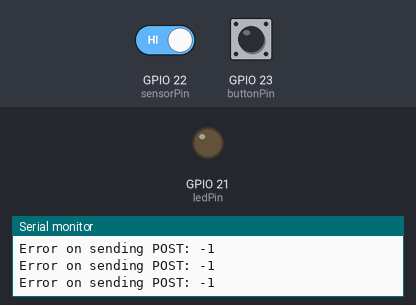
A sketch run on a simulated ESP32. Parts: output pins drawn as LEDs (lit = HIGH), the last lines printed to the serial monitor. Inputs (shaded band) come from the test bench; at power-on: GPIO 22 (sensorPin) HIGH, GPIO 23 (buttonPin) LOW. WiFi joins after 1.5 s; servers stay silent unless stated.

Above: at 7.2 s.
7.3 s: GPIO 22 (sensorPin) driven LOW
At 8.3 s:
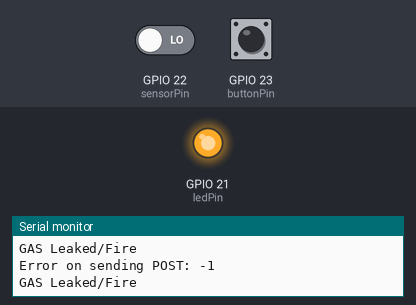
10.3 s: GPIO 22 (sensorPin) driven HIGH
At 11.7 s:
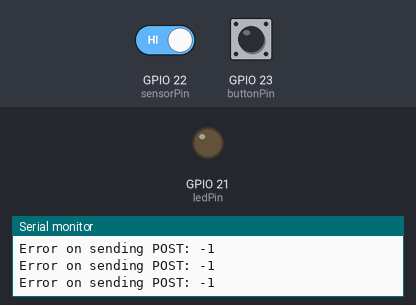
12.1 s: GPIO 23 (buttonPin) pulled HIGH for 3.2 s
At 13.6 s:
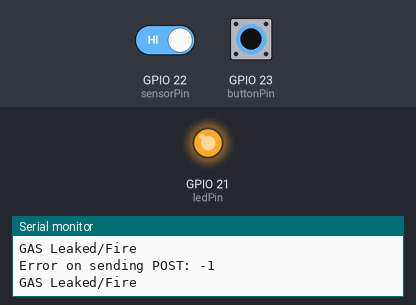
Timing chart, 0 to 17.2 s (numbered marks = the images above; inputs shaded):
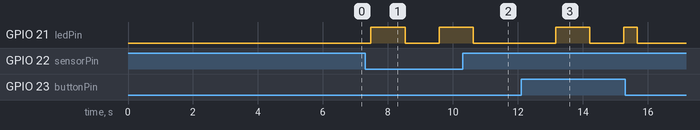

The sketch:

sensor_client.ino
```cpp
#include <WiFi.h>
#include <HTTPClient.h>

String server_ip = "http://192.168.0.100";

const char* ssid = "";
const char* password =  "";

int buttonPin     = 23;
int sensorPin     = 22;
int ledPin        = 21;

int ledState      = LOW;
long interval     = 900;                 // interval at which to blink (milliseconds)

unsigned long previousMillis = 0;        // will store last time LED was updated


void send_req(String stat){
  if(WiFi.status()== WL_CONNECTED){   //Check WiFi connection status

   HTTPClient http;

   http.begin(server_ip + "/light/1/" + stat);  //Specify destination for HTTP request

   int httpResponseCode = http.GET();   //Send the actual GET request

   if(httpResponseCode>0){
    String response = http.getString();                       //Get the response to the request

    Serial.println(httpResponseCode);   //Print return code
    Serial.println(response);           //Print request answer

   }
   else{
    Serial.print("Error on sending POST: ");
    Serial.println(httpResponseCode);
   }
   http.end();  //Free resources
   }
   else{
    Serial.println("Error in WiFi connection");
    }
}

void blink() {
  unsigned long currentMillis = millis();

  if (currentMillis - previousMillis >= interval) {
    // save the last time you blinked the LED
    previousMillis = currentMillis;

    // if the LED is off turn it on and vice-versa:
    if (ledState == LOW) {
      ledState = HIGH;
    } else {
      ledState = LOW;
    }

    Serial.println(ledState);
    // set the LED with the ledState of the variable:
    digitalWrite(ledPin, ledState);
    }
}

void setup() {
  pinMode(ledPin, OUTPUT);
  Serial.begin(115200);
  delay(4000);   //Delay needed before calling the WiFi.begin

  WiFi.begin(ssid, password);

  while (WiFi.status() != WL_CONNECTED) { //Check for the connection
    delay(1000);
    Serial.println("Connecting to WiFi..");
  }

  Serial.println("Connected to the WiFi network");

}

void loop() {
//   buttonState = digitalRead(buttonPin);
//  Serial.println(buttonState);

  // check if the pushbutton is pressed. If it is, the buttonState is HIGH:
  if ((digitalRead(buttonPin) == HIGH) || (digitalRead(sensorPin) == LOW)) {
    Serial.println("GAS Leaked/Fire");
    blink();
    // turn LED on:
    send_req("1");
  }
  else {
    send_req("0");
    digitalWrite(ledPin, LOW);
  }
  delay(10);
}
```

Measured:
- after the input at 7.3 s, GPIO 21 (ledPin): LOW → HIGH after 0.18 s, → LOW 1.1 s later, → HIGH 1.1 s later
- after the input at 10.3 s, GPIO 21 (ledPin): goes on until 10.6 s, then stays LOW
- after the input at 12.1 s, GPIO 21 (ledPin): LOW → HIGH after 1.1 s, → LOW 1.1 s later, → HIGH 1.1 s later, → LOW 0.41 s later
